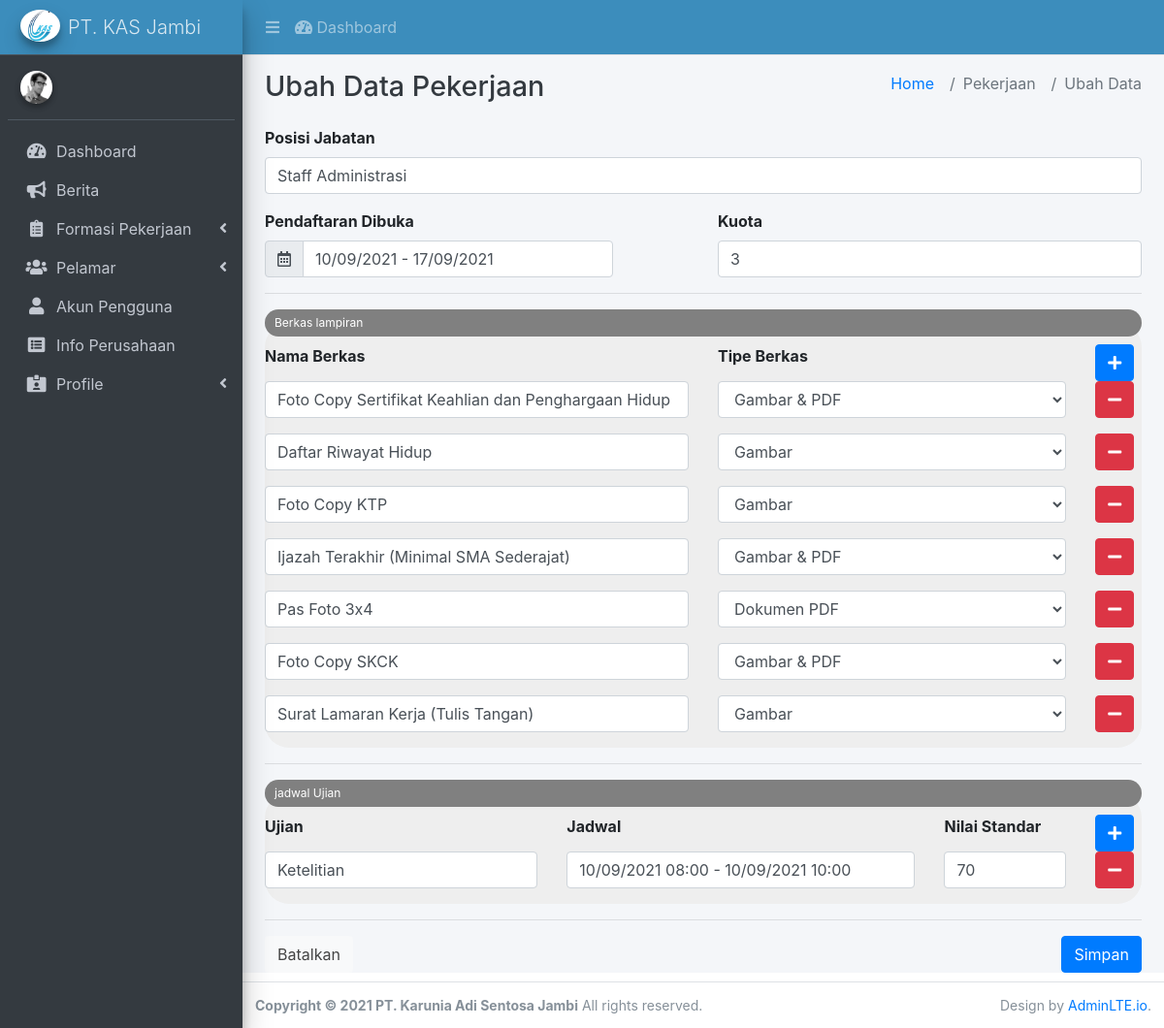
/admin/Pekerjaan/update/2, run on an earlier commit of the app's database.
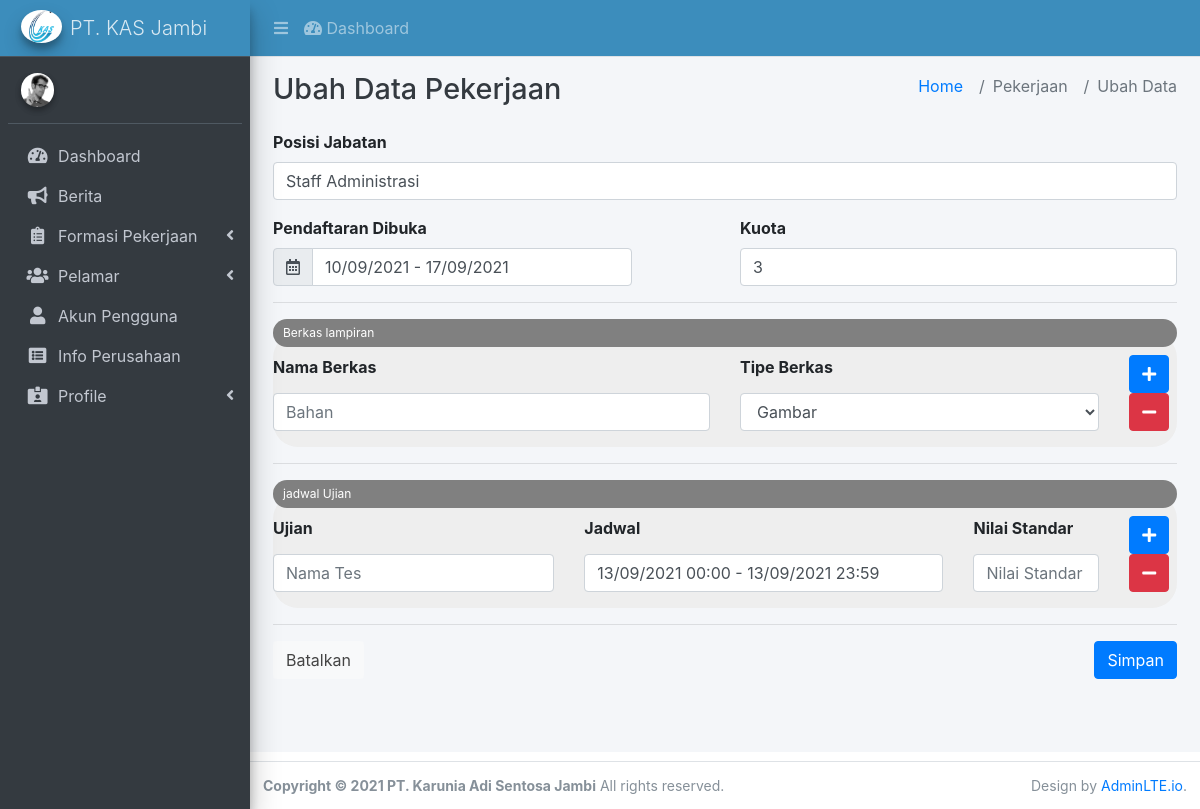
And on a later commit of the database.
### tables this page shows
CREATE TABLE IF NOT EXISTS `berkas_pekerjaan` (
  `id` int(11) NOT NULL AUTO_INCREMENT,
  `kode_bahan` varchar(25) NOT NULL,
  `nama` varchar(200) NOT NULL,
  `tipe` enum('Gambar','Dokumen PDF','Gambar & PDF','Lainnya') NOT NULL,
  PRIMARY KEY (`id`)
);

CREATE TABLE IF NOT EXISTS `jadwal_ujian` (
  `id` int(11) NOT NULL AUTO_INCREMENT,
  `kode_ujian` varchar(25) NOT NULL,
  `kode_soal` varchar(25) NOT NULL,
  `judul` varchar(200) NOT NULL,
  `mulai` varchar(25) NOT NULL,
  `akhir` varchar(25) NOT NULL,
  `standar_nilai` int(3) NOT NULL DEFAULT 70,
  PRIMARY KEY (`id`)
);

### application/controllers/admin/Pekerjaan.php (called while the page is built, shortened)
<?php
class Pekerjaan extends CI_Controller
{
    private $container = "admin/container";
    private $defaultPageAttribute = array(
                        'title' => "Home",
                        'subtitle' => array("Home", "Pekerjaan"),
                        'bootstraps' => array(
                            "assets/css/sweetalert2-theme-bootstrap-4/bootstrap-4.min.css",
                            "assets/css/toastr/toastr.min.css",
                            "assets/css/daterangepicker/daterangepicker.css",
                        ),
                        'scripts' => array(
                            "assets/css/moment/moment.min.js",
                            "assets/js/sweetalert2/sweetalert2.min.js",
                            "assets/css/toastr/toastr.min.js",
                            "assets/css/daterangepicker/daterangepicker.js",
                            "assets/js/admin-pekerjaan.js",
                            "assets/js/admin-pekerjaan-form.js",
                        ),
                        'content' => "admin/",
                        );
    function __construct()
    {
        $this->load->model('Pekerjaan_model');
        $this->load->model('Berkas_pekerjaan_model');
        $this->load->model('Pelamar_bahan_model');
        $this->load->model('Jadwal_ujian_model');
        $this->load->library('form_validation');
    }
    public function update($id)
    {
        $row = $this->Pekerjaan_model->get_by_id($id);
        if ($row) {
            $this->defaultPageAttribute['content'] = "admin/pekerjaan/pekerjaan_form";
            $this->defaultPageAttribute['title'] = "Ubah Data Pekerjaan";
            $this->defaultPageAttribute['subtitle'] = array(
                                                        "Home",
                                                        "Pekerjaan",
                                                        "Ubah Data",
                                                        );
            $data = array(
                    'button' => 'Simpan',
                    'action' => site_url('admin/Pekerjaan/update_action'),
                    'data_berkas' => $this->Berkas_pekerjaan_model->get_data_by("kode_bahan", $row->kode_bahan),
                    'data_ujian' => $this->Jadwal_ujian_model->get_data_by("kode_ujian", $row->kode_ujian),
                    'id' => set_value('id', $row->id),
                    'posisi_jabatan' => set_value('posisi_jabatan', $row->posisi_jabatan),
                    'pendaftaran_mulai' => set_value('pendaftaran_mulai', $row->pendaftaran_mulai),
                    'pendaftaran_akhir' => set_value('pendaftaran_akhir', $row->pendaftaran_akhir),
                    'pendaftaran_tanggal' => date("d/m/Y", $row->pendaftaran_mulai)." - ".date("d/m/Y", $row->pendaftaran_akhir),
                    'kode_bahan' => set_value('kode_bahan', $row->kode_bahan),
                    'kuota' => set_value('kuota', $row->kuota),
                    'kode_ujian' => set_value('kode_ujian', $row->kode_ujian),
	                'PageAttribute' => $this->defaultPageAttribute
                    );
            $this->load->view($this->container, $data);
        } else {
            $this->session->set_flashdata('message', 'Upsss, data yang anda cari tidak ditemukan...');
            $this->session->set_flashdata('messagetype', 'error');
            redirect(site_url('admin/Pekerjaan'));
        }
    }
}

### index.php (called while the page is built, shortened)
<?php
require_once BASEPATH.'core/CodeIgniter.php';

### application/models/Pekerjaan_model.php (called while the page is built, shortened)
<?php
class Pekerjaan_model extends CI_Model
{
    public $table = 'pekerjaan';
    public $id = 'id';
    function get_by_id($id)
    {
        $this->db->where($this->id, $id);
        return $this->db->get($this->table)->row();
    }
}

### application/models/Berkas_pekerjaan_model.php (called while the page is built, shortened)
<?php
class Berkas_pekerjaan_model extends CI_Model
{
    public $table = 'berkas_pekerjaan';
    function get_data_by($fieldkey, $val)
    {
        $this->db->where($fieldkey, $val);
        return $this->db->get($this->table)->result();
    }
}

### application/models/Jadwal_ujian_model.php (called while the page is built, shortened)
<?php
class Jadwal_ujian_model extends CI_Model
{
    public $table = 'jadwal_ujian';
    function get_data_by($fieldkey, $val)
    {
        $this->db->where($fieldkey, $val);
        $this->db->order_by("id", "ASC");
        return $this->db->get($this->table)->result();
    }
}

### application/views/admin/pekerjaan/pekerjaan_form.php (the view, shortened to what the changed rows need)
<form action="<?php echo $action; ?>" method="post">
    <fieldset>
        <div id="berkas-container">
            <?php if (count($data_berkas) <= 0) : ?>
                <div class="form-group berkas-fieldset">
                    <div class="row">
                        <div class="col-lg-6 col-md-6 col-sm-6">
                            <input type="text" class="form-control" name="nama_berkas[]" placeholder="Bahan" value="" maxlength="200" required="true" />
                        </div>
                        <div class="col-lg-5 col-md-5 col-sm-5">
                            <select name="tipe_berkas[]" class="form-control">
                                <option value="Gambar">Gambar</option>
                            </select>
                        </div>
                        <div class="col-lg-1 col-md-1 col-sm-1"><button type="button" onclick="return subberkas(this)" class="btn btn-danger btn-md sub-berkas-pekerjaan"><i class="fa fa-minus"></i></button></div>
                    </div>
                </div>
            <?php endif ?>
            <?php foreach ($data_berkas as $key => $berkas) : ?>
                <div class="form-group berkas-fieldset">
                    <div class="row">
                        <div class="col-lg-6 col-md-6 col-sm-6">
                            <input type="text" class="form-control" name="nama_berkas[]" placeholder="Bahan" value="<?php echo $berkas->nama ?>" maxlength="200" required="true" />
                        </div>
                        <div class="col-lg-5 col-md-5 col-sm-5">
                            <select name="tipe_berkas[]" class="form-control">
                                <option value="Gambar" <?php echo ($berkas->tipe == "Gambar" ? 'selected="true"' : NULL); ?>>Gambar</option>
                                <option value="Dokumen PDF" <?php echo ($berkas->tipe == "Dokumen PDF" ? 'selected="true"' : NULL); ?>>Dokumen PDF</option>
                                <option value="Gambar & PDF" <?php echo ($berkas->tipe == "Gambar & PDF" ? 'selected="true"' : NULL); ?>>Gambar & PDF</option>
                            </select>
                        </div>
                        <div class="col-lg-1 col-md-1 col-sm-1"><button type="button" onclick="return subberkas(this)" class="btn btn-danger btn-md sub-berkas-pekerjaan"><i class="fa fa-minus"></i></button></div>
                    </div>
                </div>
            <?php endforeach ?>
        </div>
    </fieldset>
    <fieldset>
        <div id="ujian-container">
            <?php if (count($data_ujian) <= 0) : ?>
                <div class="form-group ujian-fieldset">
                    <div class="row">
                        <div class="col-lg-4 col-md-4 col-sm-4">
                            <input type="text" class="form-control" name="judul_ujian[]" placeholder="Nama Tes" value="" maxlength="200" required="true" />
                        </div>
                        <div class="col-lg-5 col-md-5 col-sm-5">
                            <input type="text" class="form-control text-time" name="jadwal_ujian[]" value="">
                        </div>
                        <div class="col-lg-2 col-md-2 col-sm-2">
                            <input type="text" class="form-control" name="nilai_ujian[]" placeholder="Nilai Standar" value="" max="100" min="1" required="true" />
                        </div>
                        <div class="col-lg-1 col-md-1 col-sm-1"><button type="button" onclick="return subjadwal(this)" class="btn btn-danger btn-md sub-jadwal-ujian"><i class="fa fa-minus"></i></button></div>
                    </div>
                </div>
            <?php endif ?>
            <?php foreach ($data_ujian as $key => $ujian) : ?>
                <div class="form-group ujian-fieldset">
                    <div class="row">
                        <div class="col-lg-4 col-md-4 col-sm-4">
                            <input type="text" class="form-control" name="judul_ujian[]" placeholder="Nama Tes" value="<?php echo $ujian->judul ?>" maxlength="200" required="true" />
                        </div>
                        <div class="col-lg-5 col-md-5 col-sm-5">
                            <?php
                            $d1 = date("d/m/Y HH:mm", $ujian->mulai) . " - " . date("d/m/Y HH:mm", $ujian->akhir)
                            ?>
                            <input type="text" class="form-control text-time" name="jadwal_ujian[]" value="<?php echo $d1 ?>">
                        </div>
                        <div class="col-lg-2 col-md-2 col-sm-2">
                            <input type="text" class="form-control" name="nilai_ujian[]" placeholder="Nilai Standar" value="<?php echo $ujian->standar_nilai ?>" max="100" min="1" required="true" />
                        </div>
                        <div class="col-lg-1 col-md-1 col-sm-1"><button type="button" onclick="return subjadwal(this)" class="btn btn-danger btn-md sub-jadwal-ujian"><i class="fa fa-minus"></i></button></div>
                    </div>
                </div>
            <?php endforeach ?>
        </div>
    </fieldset>
</form>

### application/views/admin/container.php (shortened to what the changed rows need)
<!DOCTYPE html>
<html lang="en">
<head>
  <link rel="stylesheet" href="assets/css/font-awesome.css">
  <link rel="stylesheet" href="assets/css/fontawesome-free/css/all.min.css">
  <link rel="stylesheet" href="assets/css//overlayScrollbars/css/OverlayScrollbars.min.css">
  <link rel="stylesheet" href="assets/css//adminlte.min.css">
  <link rel="stylesheet" href="assets/css//bootstrap.min.css">
  <link href="assets/css/font3.css" rel="stylesheet">
  <?php foreach ($PageAttribute['bootstraps'] as $key => $value): ?>
  <link rel="stylesheet" href="<?php echo $value ?>"/>
  <?php endforeach ?>
</head>
<body class="hold-transition sidebar-mini layout-fixed layout-navbar-fixed layout-footer-fixed">
<div class="wrapper">
  <?php $this->load->view("admin/_partials/navbar") ?>
  <?php $this->load->view("admin/_partials/sidebar") ?>
  <div class="content-wrapper">
    <div class="content-header">
      <div class="container-fluid">
        <div class="row mb-2">
          <div class="col-sm-6">
            <h1 class="m-0 text-dark"><?php echo $PageAttribute['title'] ?></h1>
          </div>
          <div class="col-sm-6">
            <ol class="breadcrumb float-sm-right">
              <li class="breadcrumb-item"><a href="<?php echo $this->session->userdata('level') ?>">Home</a></li>
              <?php for($i=1; $i<count($PageAttribute['subtitle']); $i++){ ?>
              <li class="breadcrumb-item active"><?php echo $PageAttribute['subtitle'][$i] ?></li>
              <?php } ?>
            </ol>
          </div>
        </div>
      </div>
    </div>
    <section class="content">
      <div class="container-fluid">
        <?php $this->load->view($PageAttribute['content']) ?>
      </div>
    </section>
  </div>
</div>
</body>
</html>

What changed in the data, as far as the page shows it:
removed berkas_pekerjaan: nama "Foto Copy Sertifikat Keahlian dan Penghargaan Hidup", tipe "Gambar & PDF"
removed berkas_pekerjaan: nama "Daftar Riwayat Hidup", tipe "Gambar"
removed berkas_pekerjaan: nama "Foto Copy KTP", tipe "Gambar"
removed berkas_pekerjaan: nama "Ijazah Terakhir (Minimal SMA Sederajat)", tipe "Gambar & PDF"
removed berkas_pekerjaan: nama "Pas Foto 3x4", tipe "Dokumen PDF"
removed berkas_pekerjaan: nama "Foto Copy SKCK", tipe "Gambar & PDF"
removed berkas_pekerjaan: nama "Surat Lamaran Kerja (Tulis Tangan)", tipe "Gambar"
removed jadwal_ujian: judul "Ketelitian", mulai+akhir "10/09/2021 08:00 - 10/09/2021 10:00", standar_nilai "70"
Also different on the page:
form field value: (not shown) → "Gambar"
form field value: (not shown) → "13/09/2021 00:00 - 13/09/2021 23:59"
